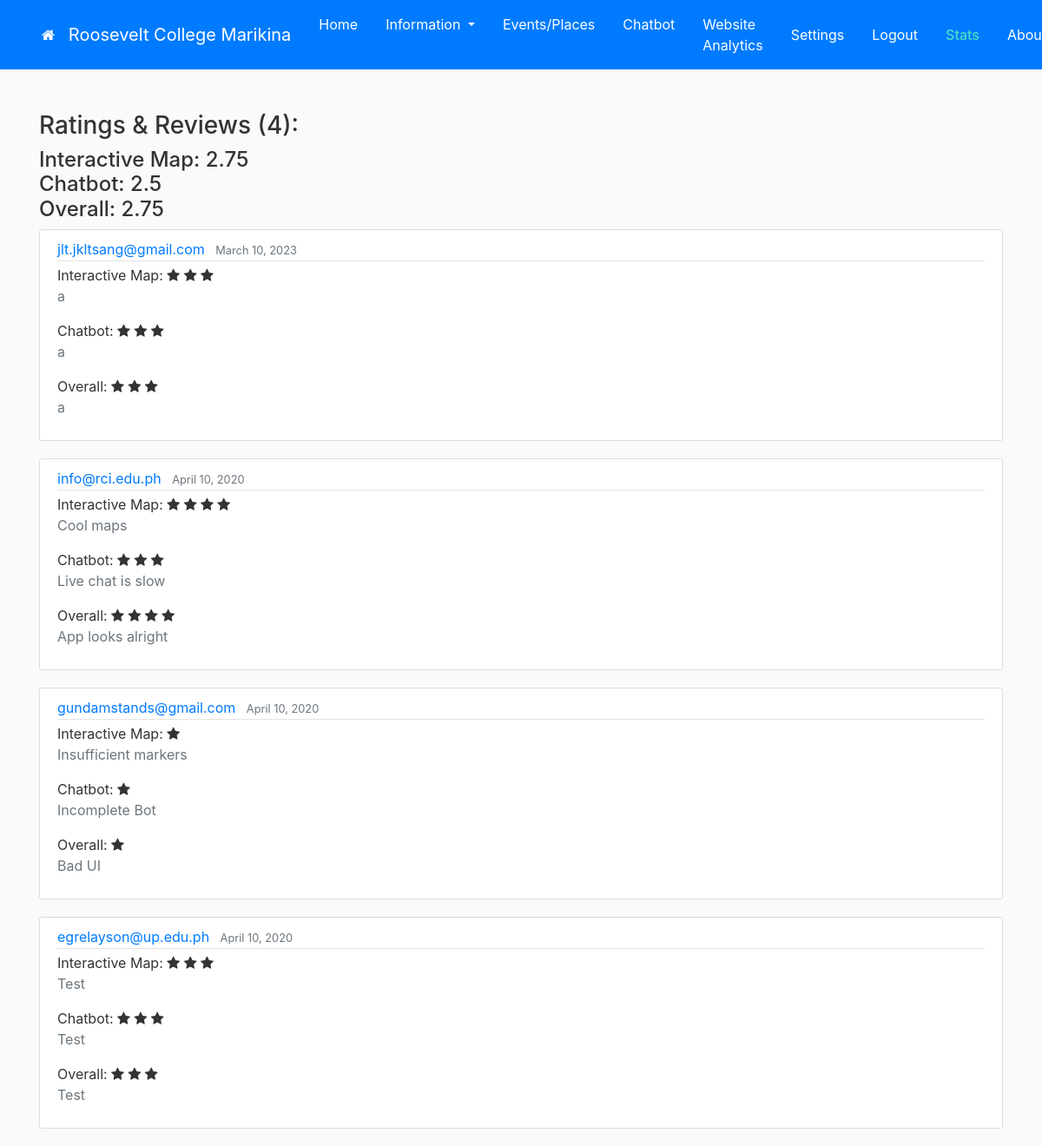
/1/ssr/ (signed in), run on the app's committed database.
### users/models.py (models this page shows, shortened)
class Profile(models.Model):
	PUBLIC = 'Public'
	PRIVATE = 'Private'
	TYPE_CHOICES = [
		(PUBLIC, 'Public'),
		(PRIVATE, 'Private'),
    ]
	user = models.OneToOneField(User, on_delete=models.CASCADE)
	school_name = models.CharField(max_length=40)
	logo = models.ImageField(default='default.jpg', upload_to='logo_pics')
	banner = models.ImageField(upload_to='media', default='banner.jpg')
	location = models.CharField(max_length=200, default='')
	type = models.CharField(max_length=7, choices=TYPE_CHOICES, default=PUBLIC)
	email = models.EmailField(default = '')
	contact_details = models.TextField()
	mapbox_key = models.CharField(max_length=100)
	live_chat_link = models.CharField(max_length=50)
	chatbot_tree_link = models.CharField(max_length=50)

### ssr/models.py (models this page shows, shortened)
class SSR(models.Model):
	Rating_choices = (
	    (1, 'Bad'),
	    (2, 'Poor'),
	    (3, 'Average'),
	    (4, 'Good'),
	    (5, 'Excellent')
	)
	profile = models.ForeignKey(Profile, on_delete=models.CASCADE, default=1)
	email = models.EmailField()
	interactive_map_comment = models.TextField(default='')
	interactive_map_rating = models.IntegerField(choices=Rating_choices, default=3)
	chatbot_comment = models.TextField(default='')
	chatbot_rating = models.IntegerField(choices=Rating_choices, default=3)
	overall_comment = models.TextField(default='')
	overall_rating = models.IntegerField(choices=Rating_choices, default=3)
	date_posted = models.DateTimeField(default=timezone.now)

### ssr/views.py (the view)
# urls.py: path('<int:profile_id>/ssr/', login_required(ssr_views.SSRListView.as_view()), name='ssr-index'), #Admin only
class SSRListView(ListView):
	model = SSR
	template_name = 'ssr/index.html'
	context_object_name = 'ssrs'
	paginate_by = 5
	def get_queryset(self):
		return SSR.objects.filter(profile=self.kwargs['profile_id']).order_by('-date_posted')
	def get_context_data(self, **kwargs):
		context = super().get_context_data(**kwargs)
		context['toggles'] = Toggles.objects.get(profile=self.kwargs['profile_id'])
		context['title'] = 'Stats'
		context['average_imap'] = round(list(SSR.objects.filter(profile=self.kwargs['profile_id']).aggregate(Avg('interactive_map_rating')).values())[0], 2) if SSR.objects.filter(profile=self.kwargs['profile_id']).exists() else None
		context['average_chatbot'] = round(list(SSR.objects.filter(profile=self.kwargs['profile_id']).aggregate(Avg('chatbot_rating')).values())[0], 2) if SSR.objects.filter(profile=self.kwargs['profile_id']).exists() else None
		context['average_overall'] = round(list(SSR.objects.filter(profile=self.kwargs['profile_id']).aggregate(Avg('overall_rating')).values())[0], 2) if SSR.objects.filter(profile=self.kwargs['profile_id']).exists() else None
		context['count'] = SSR.objects.filter(profile=self.kwargs['profile_id']).count()
		context['toggles'] = Toggles.objects.get(profile_id=self.kwargs['profile_id'])
		context['profile_id'] = self.kwargs['profile_id']
		context['active_profile'] = Profile.objects.get(id=self.kwargs['profile_id'])
		return context

### ssr/templates/ssr/index.html (shortened to what this page needs)
{% extends "main/base.html" %}
{% block content %}
<link rel="stylesheet" href="https://cdnjs.cloudflare.com/ajax/libs/font-awesome/4.7.0/css/font-awesome.min.css">
<div class="container">
	<h3>Ratings & Reviews ({{ count }}): <br></h3>
	<h4>Interactive Map: {{ average_imap }} <br>
	Chatbot: {{ average_chatbot }} <br>
	Overall: {{ average_overall }} <br></h4>
	{% for ssr in ssrs %}
		<article class="media content-section">
		  <div class="media-body">
		    <div class="article-metadata">
		      <a class="mr-2" href="#">{{ ssr.email }}</a>
		      <small class="text-muted">{{ ssr.date_posted|date:"F d, Y" }}</small>
		    </div>
		    Interactive Map:
		    {% with ''|center:ssr.interactive_map_rating as range %}
			{% for x in range %}
			   <span class="fa fa-star checked"></span>
			{% endfor %}
			{% endwith %}<br>
			<p class="text-muted">
		    {{ ssr.interactive_map_comment }}</p>
	    	Chatbot:
	    	{% with ''|center:ssr.chatbot_rating as range %}
			{% for x in range %}
			   <span class="fa fa-star checked"></span>
			{% endfor %}
			{% endwith %}<br>
			<p class="text-muted">
	    	{{ ssr.chatbot_comment }}</p>
		   	Overall:
		    {% with ''|center:ssr.overall_rating as range %}
			{% for x in range %}
			   <span class="fa fa-star checked"></span>
			{% endfor %}
			{% endwith %}<br>
			<p class="text-muted">
		   	{{ ssr.overall_comment }}</p>
		  </div>
		</article>
	{% endfor %}
</div>
{% endblock content %}

### main/templates/main/base.html (shortened to what this page needs)
{% load static %}
<!DOCTYPE html>
<html>
<head>
    <link rel="stylesheet" href="https://stackpath.bootstrapcdn.com/bootstrap/4.4.1/css/bootstrap.min.css">
    <link rel="stylesheet" type="text/css" href="{% static 'main/main.css'%}">
	<link rel="stylesheet" href="https://cdnjs.cloudflare.com/ajax/libs/font-awesome/4.7.0/css/font-awesome.min.css">
</head>
<body class="mainsite">
	<main role="main">
		<header class="site-header sticky-top mb-5">
		<nav class="container-xxl bd-gutter flex-wrap flex-lg-nowrap navbar navbar-expand-md navbar-dark bg-primary px-5">
			<a class="navbar-brand fa fa-home" href="{% url 'portal' %}"></a>
			<a class="navbar-brand" href="{% url 'main-index' profile_id %}">{{ active_profile.school_name }}</a>
			<div class="navbar-nav">
				{% if title != 'Menu' %}
					{% if title == 'Home' %}
						<a class="nav-item nav-link active px-3" href="{% url 'main-index' profile_id %}">Home</a>
					{% else %}
						<a class="nav-item nav-link px-3" href="{% url 'main-index' profile_id %}">Home</a>
					{% endif %}
					{% if title == 'Process Guides' or title == 'Course List' or title == 'Scholarships' or title == "Information"%}
						{% if toggles.processguides_toggle == True or toggles.courses_toggle == True or toggles.scholarships_toggle == True%}
						<a class="nav-item dropdown">
							<div class="btn-group" role="group" style="margin: 0px; padding: 0px">
							<a class="nav-link active dropdown-toggle px-3" href="#" role="button" data-toggle="dropdown" aria-expanded="false">
								Information
							</a>
							<ul class="dropdown-menu">
								{% if toggles.processguides_toggle == True %}
								<li><a class="dropdown-item" href="{% url 'processguides' profile_id %}">Process Guides</a></li>
								{% endif %}
								{% if toggles.courses_toggle == True %}
								<li><a class="dropdown-item" href="{% url 'courses' profile_id %}">Courses</a></li>
								{% endif %}
								{% if toggles.scholarships_toggle == True %}
								<li><a class="dropdown-item" href="{% url 'scholarships' profile_id %}">Scholarships</a></li>
								{% endif %}
							</ul>
							</div>
						</a>
						{% endif %}
					{% else %}
						{% if toggles.processguides_toggle == True or toggles.courses_toggle == True or toggles.scholarships_toggle == True%}
						<a class="nav-item dropdown">
							<div class="btn-group" role="group" style="margin: 0px; padding: 0px">
								<a class="nav-link dropdown-toggle px-3" href="#" role="button" data-toggle="dropdown" aria-expanded="false">
									Information
								</a>
								</div>
						</a>
						{% endif %}
					{% endif %}
					{% if toggles.markers_toggle == True %}
						{% if title == 'Markers' %}
						<a class="nav-item nav-link active px-3" href="{% url 'markers' profile_id 1 %}">Events/Places</a>
						{% else %}
							<a class="nav-item nav-link px-3" href="{% url 'markers' profile_id 1 %}">Events/Places</a>
						{% endif %}
					{% endif %}
					{% if toggles.chatbot_toggle == True %}
						{% if title == 'Chatbot' %}
							<a class="nav-item nav-link active px-3" href="{% url 'chatbot-index' profile_id %}">Chatbot</a>
						{% else %}
							<a class="nav-item nav-link px-3" href="{% url 'chatbot-index' profile_id %}">Chatbot</a>
						{% endif %}
					{% endif %}
					{% if toggles.web_analytics_toggle == True and user.is_authenticated %}
						<a class="nav-item nav-link px-3" href="{% url 'analytics' %}">Website Analytics</a>
					{% endif %}
				{% endif %}
			</div>
			<div class="navbar-nav">
				{% if user.is_authenticated %}
					<a class="nav-item nav-link px-3 {% if title == 'Settings' %} active {% endif %}" href="{% url 'settings' profile_id toggles.id %}">Settings</a>
					<a class="nav-item nav-link px-3" href="{% url 'logout' %}">Logout</a>
					<a class="nav-item nav-link px-3 {% if title == 'Stats' %} active {% endif %}" href="{% url 'ssr-index' profile_id %}">Stats</a>
				{% else %}
					<a class="nav-item nav-link px-3" href="{% url 'login' %}">Login</a>
					<a class="nav-item nav-link px-3" href="{% url 'ssr-create' profile_id %}">Feedback</a>
				{% endif %}
				<a class="nav-item nav-link px-3 {% if title == 'About' %} active {% endif %}" href="{% url 'profile' profile_id %}">About</a>
			</div>
		</nav>
		</header>
	      {% block content %}{% endblock %}
	</main>
</body>
</html>

### main/static/main/main.css (style rules this page uses)
.mainsite { background: #fafafa; color: #333333; }
.site-header .navbar-nav .nav-link { color: #ffffff; }
.site-header .navbar-nav .nav-link.active { color: #49DFC6; font-weight: 500; }
.content-section { background: #ffffff; padding: 10px 20px; border: 1px solid #dddddd; border-radius: 3px; margin-bottom: 20px; }
.article-metadata { padding-bottom: 1px; margin-bottom: 4px; border-bottom: 1px solid #e3e3e3 }

### data on the page
Profile: school_name "Roosevelt College Marikina"
SSR: email "jlt.jkltsang@gmail.com", date_posted "March 10, 2023", interactive_map_rating 3 (drawn), interactive_map_comment "a", chatbot_rating 3 (drawn), chatbot_comment "a", overall_rating 3 (drawn), overall_comment "a"
SSR: email "info@rci.edu.ph", date_posted "April 10, 2020", interactive_map_rating 4 (drawn), interactive_map_comment "Cool maps", chatbot_rating 3 (drawn), chatbot_comment "Live chat is slow", overall_rating 4 (drawn), overall_comment "App looks alright"
SSR: email "gundamstands@gmail.com", date_posted "April 10, 2020", interactive_map_rating 1 (drawn), interactive_map_comment "Insufficient markers", chatbot_rating 1 (drawn), chatbot_comment "Incomplete Bot", overall_rating 1 (drawn), overall_comment "Bad UI"
SSR: email "egrelayson@up.edu.ph", date_posted "April 10, 2020", interactive_map_rating 3 (drawn), interactive_map_comment "Test", chatbot_rating 3 (drawn), chatbot_comment "Test", overall_rating 3 (drawn), overall_comment "Test"

### other printed values
{{ count }} "4"
{{ average_imap }} "2.75"
{{ average_chatbot }} "2.5"
{{ average_overall }} "2.75"
